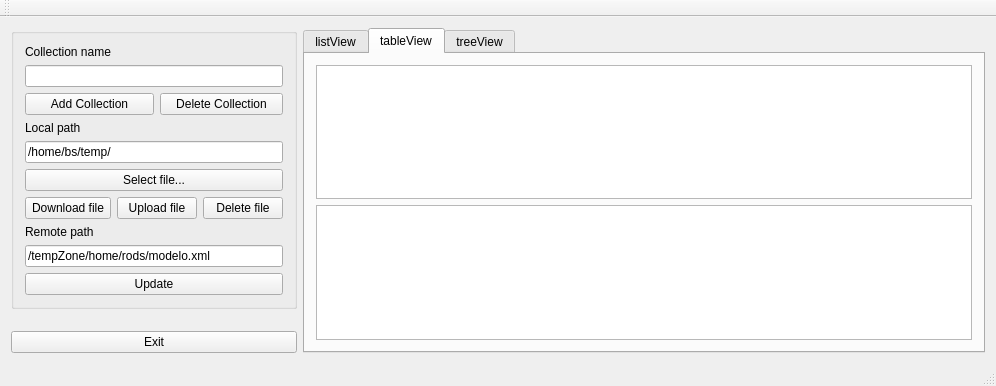
<?xml version="1.0" encoding="UTF-8"?>
<ui version="4.0">
 <class>MainWindow</class>
 <widget class="QMainWindow" name="MainWindow">
  <property name="geometry">
   <rect>
    <x>0</x>
    <y>0</y>
    <width>996</width>
    <height>386</height>
   </rect>
  </property>
  <property name="windowTitle">
   <string>MainWindow</string>
  </property>
  <widget class="QWidget" name="centralWidget">
   <layout class="QHBoxLayout" name="horizontalLayout">
    <item>
     <layout class="QVBoxLayout" name="verticalLayout_2">
      <item>
       <widget class="QGroupBox" name="groupBox">
        <layout class="QGridLayout" name="gridLayout">
         <item row="6" column="1" colspan="2">
          <widget class="QPushButton" name="uploadBtn">
           <property name="text">
            <string>Upload file</string>
           </property>
          </widget>
         </item>
         <item row="1" column="0" colspan="4">
          <widget class="QLineEdit" name="lineEdit"/>
         </item>
         <item row="0" column="0">
          <widget class="QLabel" name="label_3">
           <property name="text">
            <string>Collection name</string>
           </property>
          </widget>
         </item>
         <item row="9" column="0" colspan="4">
          <widget class="QPushButton" name="nextPageBtn">
           <property name="text">
            <string>Update</string>
           </property>
          </widget>
         </item>
         <item row="4" column="0" colspan="4">
          <widget class="QLineEdit" name="localPathEdt">
           <property name="text">
            <string>/home/bs/temp/</string>
           </property>
          </widget>
         </item>
         <item row="2" column="2" colspan="2">
          <widget class="QPushButton" name="deleteCollectionBtn">
           <property name="text">
            <string>Delete Collection</string>
           </property>
          </widget>
         </item>
         <item row="5" column="0" colspan="4">
          <widget class="QPushButton" name="selectFileBtn">
           <property name="text">
            <string>Select file...</string>
           </property>
          </widget>
         </item>
         <item row="2" column="0" colspan="2">
          <widget class="QPushButton" name="addCollectionBtn">
           <property name="text">
            <string>Add Collection</string>
           </property>
          </widget>
         </item>
         <item row="3" column="0">
          <widget class="QLabel" name="label_4">
           <property name="text">
            <string>Local path</string>
           </property>
          </widget>
         </item>
         <item row="8" column="0" colspan="4">
          <widget class="QLineEdit" name="remotePathEdt">
           <property name="text">
            <string>/tempZone/home/rods/modelo.xml</string>
           </property>
          </widget>
         </item>
         <item row="7" column="0">
          <widget class="QLabel" name="label_5">
           <property name="text">
            <string>Remote path</string>
           </property>
          </widget>
         </item>
         <item row="6" column="3">
          <widget class="QPushButton" name="deleteBtn">
           <property name="text">
            <string>Delete file</string>
           </property>
          </widget>
         </item>
         <item row="6" column="0">
          <widget class="QPushButton" name="downloadButton">
           <property name="text">
            <string>Download file</string>
           </property>
          </widget>
         </item>
        </layout>
       </widget>
      </item>
      <item>
       <spacer name="verticalSpacer">
        <property name="orientation">
         <enum>Qt::Vertical</enum>
        </property>
        <property name="sizeHint" stdset="0">
         <size>
          <width>20</width>
          <height>418</height>
         </size>
        </property>
       </spacer>
      </item>
      <item>
       <widget class="QPushButton" name="pushButton">
        <property name="text">
         <string>Exit</string>
        </property>
       </widget>
      </item>
     </layout>
    </item>
    <item>
     <widget class="QTabWidget" name="tabWidget">
      <property name="currentIndex">
       <number>1</number>
      </property>
      <widget class="QWidget" name="tab">
       <attribute name="title">
        <string>listView</string>
       </attribute>
       <layout class="QHBoxLayout" name="horizontalLayout_3">
        <item>
         <widget class="QListView" name="listView"/>
        </item>
       </layout>
      </widget>
      <widget class="QWidget" name="tab_2">
       <attribute name="title">
        <string>tableView</string>
       </attribute>
       <layout class="QVBoxLayout" name="verticalLayout">
        <item>
         <widget class="QTableView" name="tableView"/>
        </item>
        <item>
         <widget class="QTableView" name="metaDataView"/>
        </item>
       </layout>
      </widget>
      <widget class="QWidget" name="tab_3">
       <attribute name="title">
        <string>treeView</string>
       </attribute>
       <layout class="QVBoxLayout" name="verticalLayout_3">
        <item>
         <widget class="QTreeView" name="treeView">
          <property name="rootIsDecorated">
           <bool>true</bool>
          </property>
         </widget>
        </item>
       </layout>
      </widget>
     </widget>
    </item>
   </layout>
  </widget>
  <widget class="QToolBar" name="mainToolBar">
   <attribute name="toolBarArea">
    <enum>TopToolBarArea</enum>
   </attribute>
   <attribute name="toolBarBreak">
    <bool>false</bool>
   </attribute>
  </widget>
  <widget class="QStatusBar" name="statusBar"/>
  <action name="actionExit">
   <property name="text">
    <string>Exit</string>
   </property>
  </action>
 </widget>
 <layoutdefault spacing="6" margin="11"/>
 <resources/>
 <connections>
  <connection>
   <sender>pushButton</sender>
   <signal>clicked()</signal>
   <receiver>MainWindow</receiver>
   <slot>close()</slot>
   <hints>
    <hint type="sourcelabel">
     <x>137</x>
     <y>333</y>
    </hint>
    <hint type="destinationlabel">
     <x>207</x>
     <y>351</y>
    </hint>
   </hints>
  </connection>
 </connections>
</ui>
